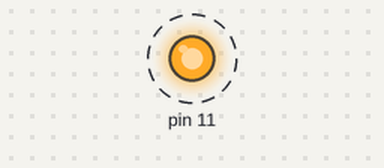
Recording of a program running on a simulated Raspberry Pi (header pin numbers). Shown: output pins drawn as LEDs (lit = HIGH). Dashed ring = blinking. At 60.0 s the program stops and its outputs stay as they are.

Above: at 0.2 s.
Timing chart, 0 to 3.0 s (numbered marks = the images above):
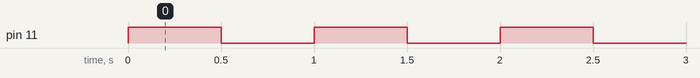

Measured:
- by itself, pin 11: alternates HIGH for 0.50 s and LOW for 0.50 s, 120 changes in all, then stays LOW

The program:

60sLEDShining.py
```python
#! /usr/bin/python3
# coding:utf-8

import RPi.GPIO as GPIO
import time

#init GPIO
GPIO.setmode(GPIO.BOARD)
GPIO.setup(11, GPIO.OUT)
def ledone():
	try:
		GPIO.output(11, 1)
		time.sleep(0.5)
		GPIO.output(11, 0)
		time.sleep(0.5)
	except:
		print('...')
def main():
	for tmp_a in range(60):
	#大概60s
		ledone()
	GPIO.cleanup()
if __name__ == '__main__':
	main()
```
